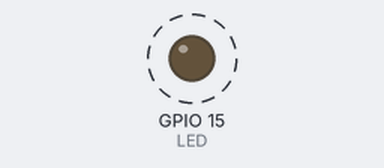
Recording of a sketch running on a simulated ESP8266 (NodeMCU). Parts: output pins drawn as LEDs (lit = HIGH). Dashed ring = blinking. WiFi joins after 1.5 s; servers stay silent unless stated; what the sketch prints to the serial monitor is not drawn.

Above: at 2.0 s.
Timing chart, 0 to 4.5 s (numbered marks = the images above):
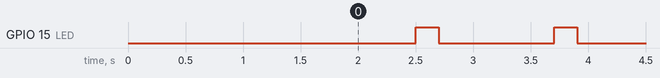

The sketch:

connect_wifi.ino
```cpp
#if defined(ESP8266)
#include <ESP8266WiFi.h>
#elif defined(ESP32)
#include <WiFi.h>
#endif

#define WIFI_SSID           "Wokwi-GUEST"
#define WIFI_PASSWORD       ""

#define SERIAL_DEBUG_BAUD   115200

#define LED 15
// the Wifi radio's status
int status = WL_IDLE_STATUS;

void InitWiFi()
{
  Serial.println("Connecting to AP ...");

  WiFi.begin(WIFI_SSID, WIFI_PASSWORD);
  while (WiFi.status() != WL_CONNECTED) {

    delay(500);
    Serial.print(".");
  }
  Serial.println("Connected to AP");
}

void reconnect() {
  status = WiFi.status();
  if ( status != WL_CONNECTED) {
    WiFi.begin(WIFI_SSID, WIFI_PASSWORD);
    while (WiFi.status() != WL_CONNECTED) {
      delay(500);
      Serial.print(".");
    }
    Serial.println("Connected to AP");
  }
}

void setup() {
  // initialize serial for debugging
  Serial.begin(SERIAL_DEBUG_BAUD);
  Serial.println();
  InitWiFi();
  pinMode(LED, OUTPUT);
}

void loop() {
  delay(1000);

  if (WiFi.status() != WL_CONNECTED) {
    reconnect();
  }
  else {
    Serial.print("WiFi sudah terkoneksi dengan ");
    Serial.println(WIFI_SSID);
    Serial.print("IP: ");
    Serial.println(WiFi.localIP());
    digitalWrite(LED, HIGH);
    delay(200);
    digitalWrite(LED, LOW);
  }
}
```

Measured:
- by itself, GPIO 15 (LED): alternates HIGH for 0.20 s and LOW for 1.0 s
